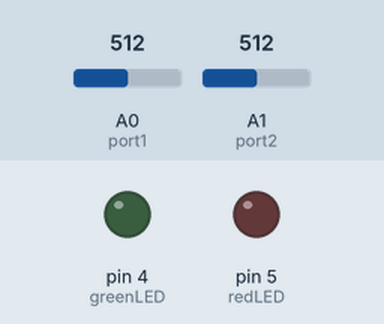
This sketch was run on a simulated Arduino Uno, built with avr-gcc and run on an emulated ATmega328P. Parts: output pins drawn as LEDs (lit = HIGH). The inputs (shaded band) are chosen by the test bench; at power-on: A0 (port1) = 512, A1 (port2) = 512.

Above: at 1.2 s.
1.3 s: A0 (port1) set to 537
At 2.3 s:
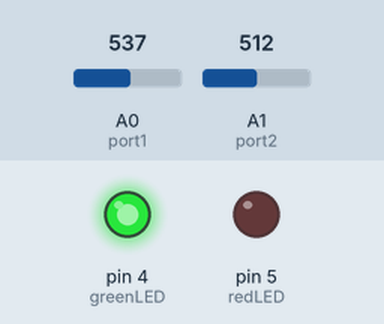
2.8 s: A0 (port1) set to 520
At 3.4 s:
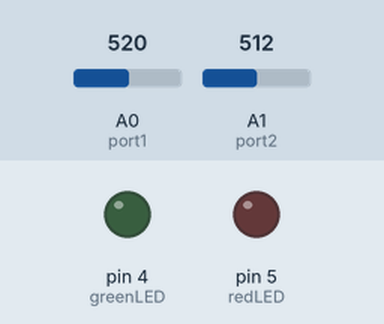
4.3 s: A1 (port2) set to 549
At 4.6 s:
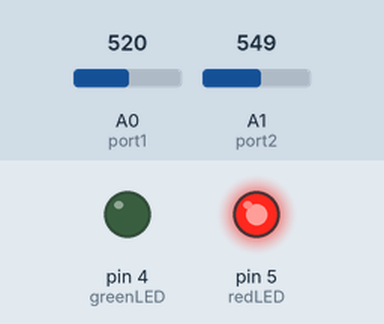
5.8 s: A1 (port2) set to 520
At 6.9 s:
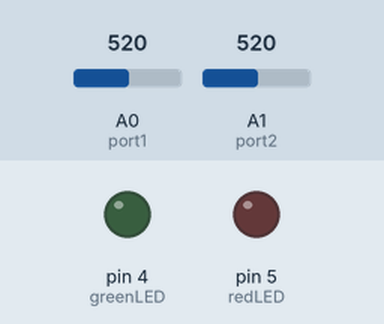
Timing chart, 0 to 8.3 s (numbered marks = the images above; inputs shaded):
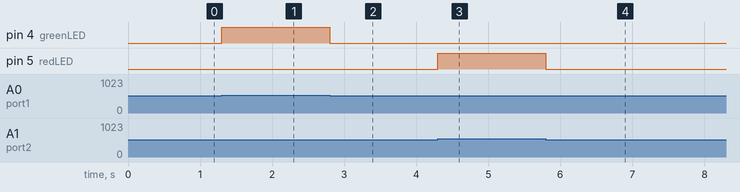

The sketch:

usbcode.ino
```cpp
const int port1 = A0;
const int port2 = A1;
const int greenLED = 4;
const int redLED = 5;
int idleMin = 500;
int idleMax = 520;
int detectLevel = 530;
void setup() {
  pinMode(greenLED, OUTPUT);
  pinMode(redLED, OUTPUT);
}
void loop() {
  int p1 = analogRead(port1);
  int p2 = analogRead(port2);
  if ((p1 > idleMin && p1 < idleMax) && (p2 > idleMin && p2 < idleMax)) {
    digitalWrite(greenLED, LOW);
    digitalWrite(redLED, LOW);
  }
  else if (p1 > detectLevel && p2 < detectLevel) {
    digitalWrite(greenLED, HIGH);
    digitalWrite(redLED, LOW);
  }
  else if (p2 > detectLevel && p1 < detectLevel) {
    digitalWrite(greenLED, LOW);
    digitalWrite(redLED, HIGH);
  }
  else {
    digitalWrite(greenLED, LOW);
    digitalWrite(redLED, LOW);
  }
}
```

Measured:
- the behaviour switches between 530 and 531 on A0 (port1) (found by bisection; images 0 and 1)
- the behaviour switches between 530 and 531 on A1 (port2) (found by bisection; images 2 and 3)
- after the input at 1.3 s, pin 4 (greenLED): LOW → HIGH at once
- after the input at 2.8 s, pin 4 (greenLED): HIGH → LOW at once
- after the input at 4.3 s, pin 5 (redLED): LOW → HIGH at once
- after the input at 5.8 s, pin 5 (redLED): HIGH → LOW at once
